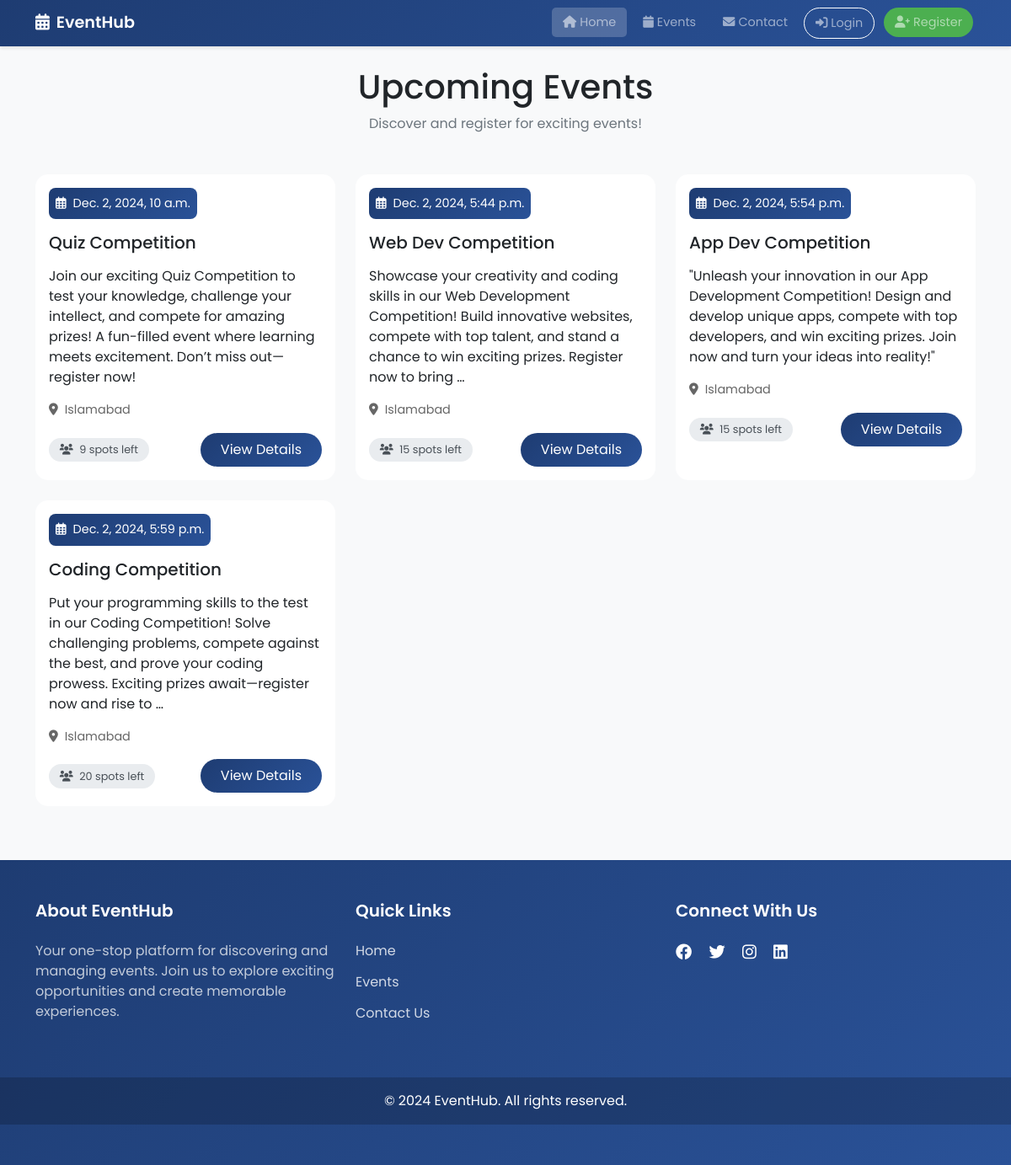
The page / on the database its author committed.
### events/models.py (models this page shows, shortened)
class Event(models.Model):
    title = models.CharField(max_length=200)
    description = models.TextField()
    date = models.DateTimeField()
    location = models.CharField(max_length=200)
    capacity = models.PositiveIntegerField()
    created_at = models.DateTimeField(auto_now_add=True)
    @property
    def spots_remaining(self):
        return self.capacity - self.registration_set.count()

### events/views.py (the view)
# urls.py: path('', views.event_list, name='event_list'),
def event_list(request):
    events = Event.objects.all().order_by('date')
    context = {
        'events': events,
        'show_checkout': True  # i add this to control checkout button visibility
    }
    return render(request, 'events/event_list.html', context)

### events/templates/events/event_list.html (shortened to what this page needs)
{% extends 'events/base.html' %}
{% block content %}
<div class="text-center mb-5">
    <h1 class="page-title">Upcoming Events</h1>
    <p class="text-muted">Discover and register for exciting events!</p>
</div>
{% if events %}
    <div class="row row-cols-1 row-cols-md-2 row-cols-lg-3 g-4">
        {% for event in events %}
            <div class="col">
                <div class="card event-card h-100">
                    <div class="card-body">
                        <div class="event-date">
                            <i class="far fa-calendar-alt me-2"></i>{{ event.date }}
                        </div>
                        <h5 class="card-title mb-3">{{ event.title }}</h5>
                        <p class="card-text">{{ event.description|truncatewords:30 }}</p>
                        <p class="event-location mb-3">
                            <i class="fas fa-map-marker-alt me-2"></i>{{ event.location }}
                        </p>
                        <div class="d-flex justify-content-between align-items-center">
                            <span class="spots-remaining">
                                <i class="fas fa-users me-1"></i>
                                {{ event.spots_remaining }} spots left
                            </span>
                            <a href="{% url 'event_detail' event.pk %}" class="btn btn-primary view-details-btn">
                                View Details
                            </a>
                        </div>
                    </div>
                </div>
            </div>
        {% endfor %}
    </div>
{% else %}
    <div class="no-events">
        <i class="fas fa-calendar-times fa-3x mb-3 text-muted"></i>
        <h3>No Events Available</h3>
        <p class="text-muted">Check back later for upcoming events!</p>
    </div>
{% endif %}
{% endblock %}

### events/templates/events/base.html (shortened to what this page needs)
<!DOCTYPE html>
<html lang="en">
<head>
    <link href="https://cdn.jsdelivr.net/npm/bootstrap@5.1.3/dist/css/bootstrap.min.css" rel="stylesheet">
    <link rel="stylesheet" href="https://cdnjs.cloudflare.com/ajax/libs/font-awesome/6.0.0/css/all.min.css">
</head>
<body>
    <nav class="navbar navbar-expand-lg navbar-dark">
        <div class="container">
            <a class="navbar-brand" href="#">
                <i class="fas fa-calendar-alt me-2"></i>EventHub
            </a>
            <div class="collapse navbar-collapse" id="navbarNav">
                <ul class="navbar-nav ms-auto">
                    <li class="nav-item">
                        <a class="nav-link {% if request.path == '/' %}active-nav{% endif %}" href="{% url 'event_list' %}">
                            <i class="fas fa-home me-1"></i>Home
                        </a>
                    </li>
                    <li class="nav-item">
                        <a class="nav-link {% if 'events' in request.path %}active-nav{% endif %}" href="{% url 'event_list' %}">
                            <i class="fas fa-calendar me-1"></i>Events
                        </a>
                    </li>
                    <li class="nav-item">
                        <a class="nav-link {% if 'contact' in request.path %}active-nav{% endif %}" href="{% url 'contact' %}">
                            <i class="fas fa-envelope me-1"></i>Contact
                        </a>
                    </li>
                    {% if user.is_authenticated %}
                        <li class="nav-item">
                            <a class="nav-link" href="{% url 'my_registrations' %}">
                                <i class="fas fa-ticket-alt me-1"></i>My Registrations
                            </a>
                        </li>
                        {% if user.is_staff %}
                            <li class="nav-item">
                                <a class="nav-link" href="{% url 'admin:events_event_add' %}">
                                    <i class="fas fa-plus-circle me-1"></i>Add Event
                                </a>
                            </li>
                        {% endif %}
                        <li class="nav-item">
                            <a class="nav-link btn-auth btn-login" href="{% url 'admin:logout' %}?next=/">
                                <i class="fas fa-sign-out-alt me-1"></i>Logout
                            </a>
                        </li>
                    {% else %}
                        <li class="nav-item">
                            <a class="nav-link btn-auth btn-login" href="{% url 'admin:login' %}?next={{ request.path }}">
                                <i class="fas fa-sign-in-alt me-1"></i>Login
                            </a>
                        </li>
                        <li class="nav-item">
                            <a class="nav-link btn-auth btn-register" href="{% url 'register' %}">
                                <i class="fas fa-user-plus me-1"></i>Register
                            </a>
                        </li>
                    {% endif %}
                </ul>
            </div>
        </div>
    </nav>
    <div class="container mt-4">
        {% block content %}
        {% endblock %}
    </div>
    <footer class="footer">
        <div class="container">
            <div class="row">
                <div class="col-lg-4 col-md-6 mb-4 mb-md-0">
                    <h5>About EventHub</h5>
                    <p class="text-light opacity-75">
                        Your one-stop platform for discovering and managing events. Join us to explore exciting opportunities and create memorable experiences.
                    </p>
                </div>
                <div class="col-lg-4 col-md-6 mb-4 mb-md-0">
                    <h5>Quick Links</h5>
                    <ul class="footer-links">
                        <li><a href="{% url 'event_list' %}">Home</a></li>
                        <li><a href="{% url 'event_list' %}">Events</a></li>
                        <li><a href="{% url 'contact' %}">Contact Us</a></li>
                    </ul>
                </div>
                <div class="col-lg-4 col-md-6">
                    <h5>Connect With Us</h5>
                    <div class="social-links">
                        <a href="#"><i class="fab fa-facebook"></i></a>
                        <a href="#"><i class="fab fa-twitter"></i></a>
                        <a href="#"><i class="fab fa-instagram"></i></a>
                        <a href="#"><i class="fab fa-linkedin"></i></a>
                    </div>
                </div>
            </div>
        </div>
        <div class="footer-bottom text-center">
            <div class="container">
                <p class="mb-0">&copy; 2024 EventHub. All rights reserved.</p>
            </div>
        </div>
    </footer>
</body>
</html>

### events/templates/events/base.html (style rules this page uses)
body { font-family: 'Poppins', sans-serif; background-color: #f8f9fa; }
.navbar { background: linear-gradient(135deg, #1e3c72 0%, #2a5298 100%); padding: 0.5rem 0; box-shadow: 0 2px 4px rgba(0,0,0,0.1); }
.navbar-brand { font-size: 1.2rem; font-weight: 600; }
.nav-link { font-size: 0.9rem; padding: 0.4rem 0.8rem !important; margin: 0 0.2rem; border-radius: 5px; transition: all 0.3s ease; }
.btn-auth { padding: 0.4rem 1.2rem; border-radius: 20px; font-size: 0.9rem; }
.btn-login { border: 1.5px solid #fff; }
.btn-register { background-color: #4CAF50; border: none; margin-left: 0.5rem; }
.active-nav { background-color: rgba(255,255,255,0.2); border-radius: 5px; }
.footer { background: linear-gradient(135deg, #1e3c72 0%, #2a5298 100%); color: white; padding: 3rem 0; margin-top: 4rem; }
.footer h5 { color: #fff; font-weight: 600; margin-bottom: 1.5rem; }
.footer-links { list-style: none; padding: 0; }
.footer-links li { margin-bottom: 0.8rem; }
.footer-links a { color: rgba(255, 255, 255, 0.8); text-decoration: none; transition: all 0.3s ease; }
.social-links a { color: white; margin-right: 1rem; font-size: 1.2rem; transition: all 0.3s ease; }
.footer-bottom { background: rgba(0, 0, 0, 0.2); padding: 1rem 0; margin-top: 3rem; }

### events/templates/events/event_list.html (style rules this page uses)
.event-card { border: none; border-radius: 15px; transition: all 0.3s ease; overflow: hidden; }
.event-date { background: linear-gradient(135deg, #1e3c72 0%, #2a5298 100%); color: white; padding: 0.5rem; border-radius: 8px; font-size: 0.9rem; margin-bottom: 1rem; display: inline-block; }
.event-location { color: #666; font-size: 0.9rem; }
.spots-remaining { background-color: #e9ecef; padding: 0.3rem 0.8rem; border-radius: 15px; font-size: 0.8rem; color: #495057; }
.view-details-btn { background: linear-gradient(135deg, #1e3c72 0%, #2a5298 100%); border: none; border-radius: 20px; padding: 0.5rem 1.5rem; transition: all 0.3s ease; }

### rows shown on the page
Event: date "Dec. 2, 2024, 10 a.m.", title "Quiz Competition", description "Join our exciting Quiz Competition to test your knowledge, challenge your intellect, and compete for amazing prizes! A fun-filled event where learning meets excitement. Don’t miss out—register now!", location "Islamabad", spots_remaining "9"
Event: date "Dec. 2, 2024, 5:44 p.m.", title "Web Dev Competition", description "Showcase your creativity and coding skills in our Web Development Competition! Build innovative websites, compete with top talent, and stand a chance to win exciting prizes. Register now to bring …", location "Islamabad", spots_remaining "15"
Event: date "Dec. 2, 2024, 5:54 p.m.", title "App Dev Competition", description "\"Unleash your innovation in our App Development Competition! Design and develop unique apps, compete with top developers, and win exciting prizes. Join now and turn your ideas into reality!\"", location "Islamabad", spots_remaining "15"
Event: date "Dec. 2, 2024, 5:59 p.m.", title "Coding Competition", description "Put your programming skills to the test in our Coding Competition! Solve challenging problems, compete against the best, and prove your coding prowess. Exciting prizes await—register now and rise to …", location "Islamabad", spots_remaining "20"
